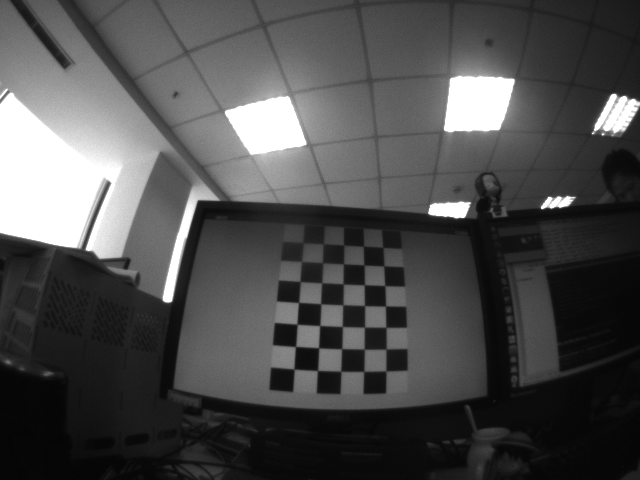
//> input picture Chapter_01/secondcode/build/img.png, 640 x 480 px
$ ./Display_Img   (built with g++ and OpenCV 4)
//> lines starting //> are read from the running program, lines starting //| are printed output that depends on the picture
//实现什么功能：显示图像和翻转
#include<iostream>
#include<opencv2/core/core.hpp>
#include<opencv2/highgui/highgui.hpp>

//function that creates and returns an image
cv::Mat function()
{
    cv::Mat ima(240,320,CV_8U,cv::Scalar(100));

    return ima;
}

int main()
{
    cv::Mat image;
    std::cout<<"size: "<<image.size().height<<" , "<<image.size().width<<std::endl;
    image = cv::imread("img.png");
//> image is the input picture: 480 rows x 640 cols, CV_8UC3; min 4, max 255, mean 76.8
    if(!image.data)
    {
        return 0;
    }

    std::cout<<"size(atter reading):"<<image.size().height<<" , "<<image.size().width<<std::endl;
//| size(atter reading):480 , 640

    cv::namedWindow("Original Image");
    cv::imshow("Original Image",image);

    cv::Mat result;
    //翻转
    //1:水平翻转
    //0:垂直翻转

    cv::flip(image,result,1);
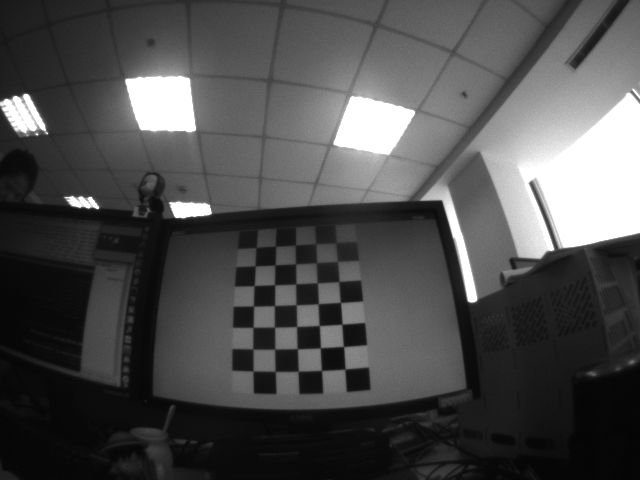
//> result: 480 rows x 640 cols, CV_8UC3; min 4, max 255, mean 76.8

    cv::namedWindow("Output Image");
    cv::imshow("Output Image",result);
    //cv::waitKey(0);//无限等待
    //cv::waitKey(5000);//等待5s
    cv::waitKey(5000);

    cv::imwrite("output.bmp",result);

    cv::Mat image2,image3;
    image2 =result;
    result.copyTo(image3);

    cv::flip(result,result,0);
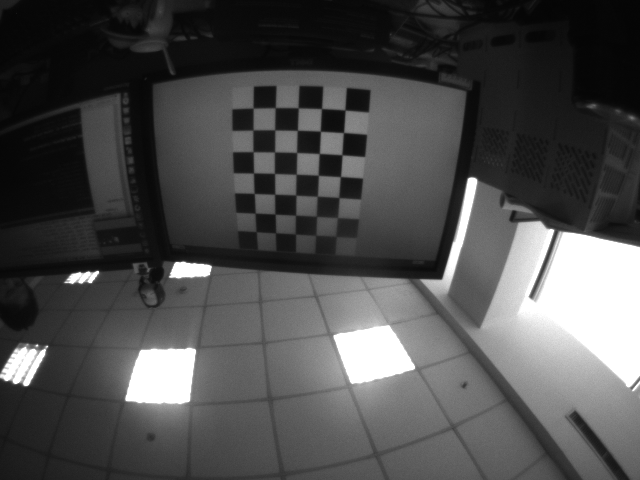
//> result: 480 rows x 640 cols, CV_8UC3; min 4, max 255, mean 76.8

    cv::namedWindow("image 2");
    cv::imshow("image 2",image2);

    cv::namedWindow("image 3");
    cv::imshow("image 3",image3);

    cv::Mat gray =function();
    cv::namedWindow("Gray Image");
    cv::imshow("Gray Image",gray);
    std::cout<<gray.size().height<<"///"<<gray.size().width<<std::endl;
    cv::waitKey(0);

    return 1;
}
